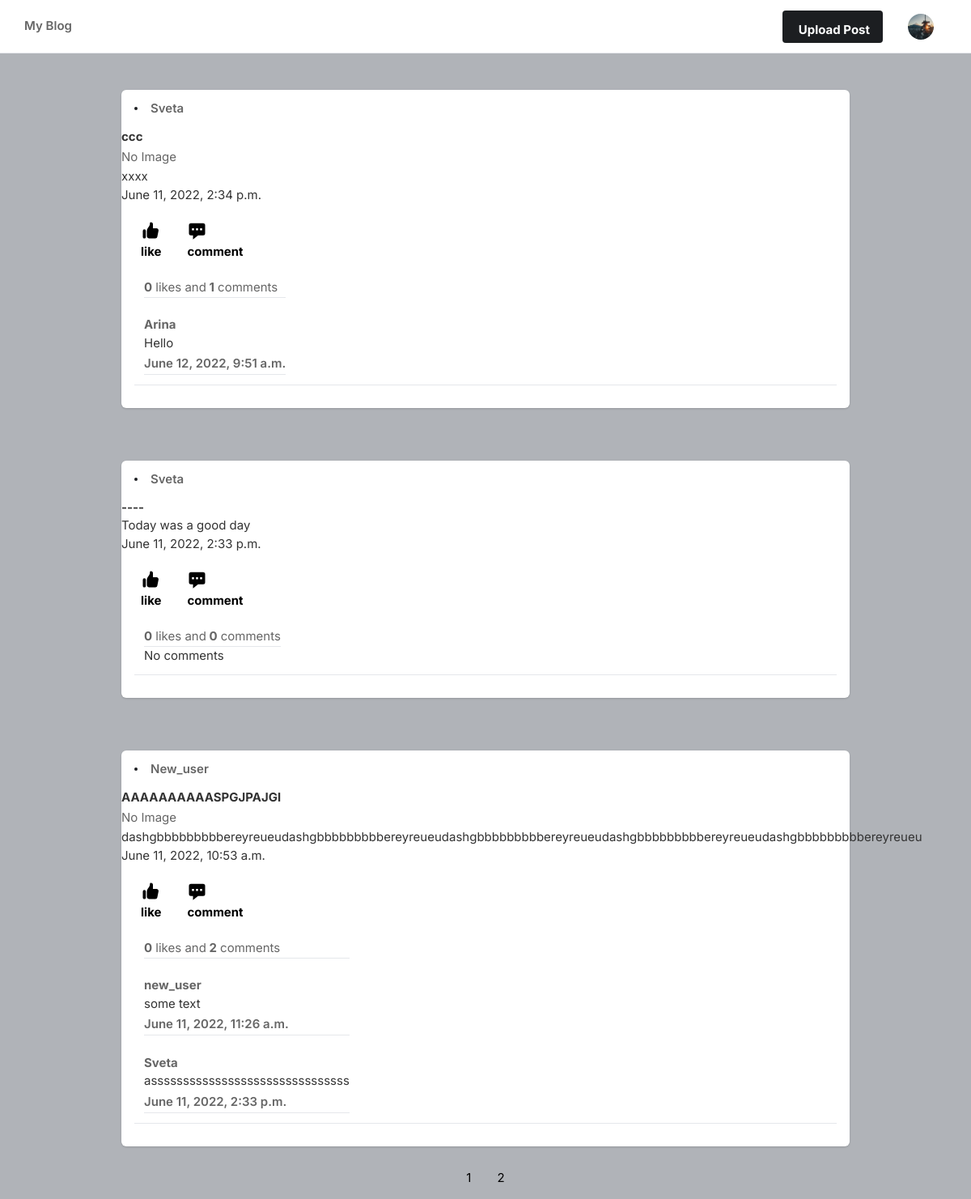
The app's page /main/ (signed in), older data.
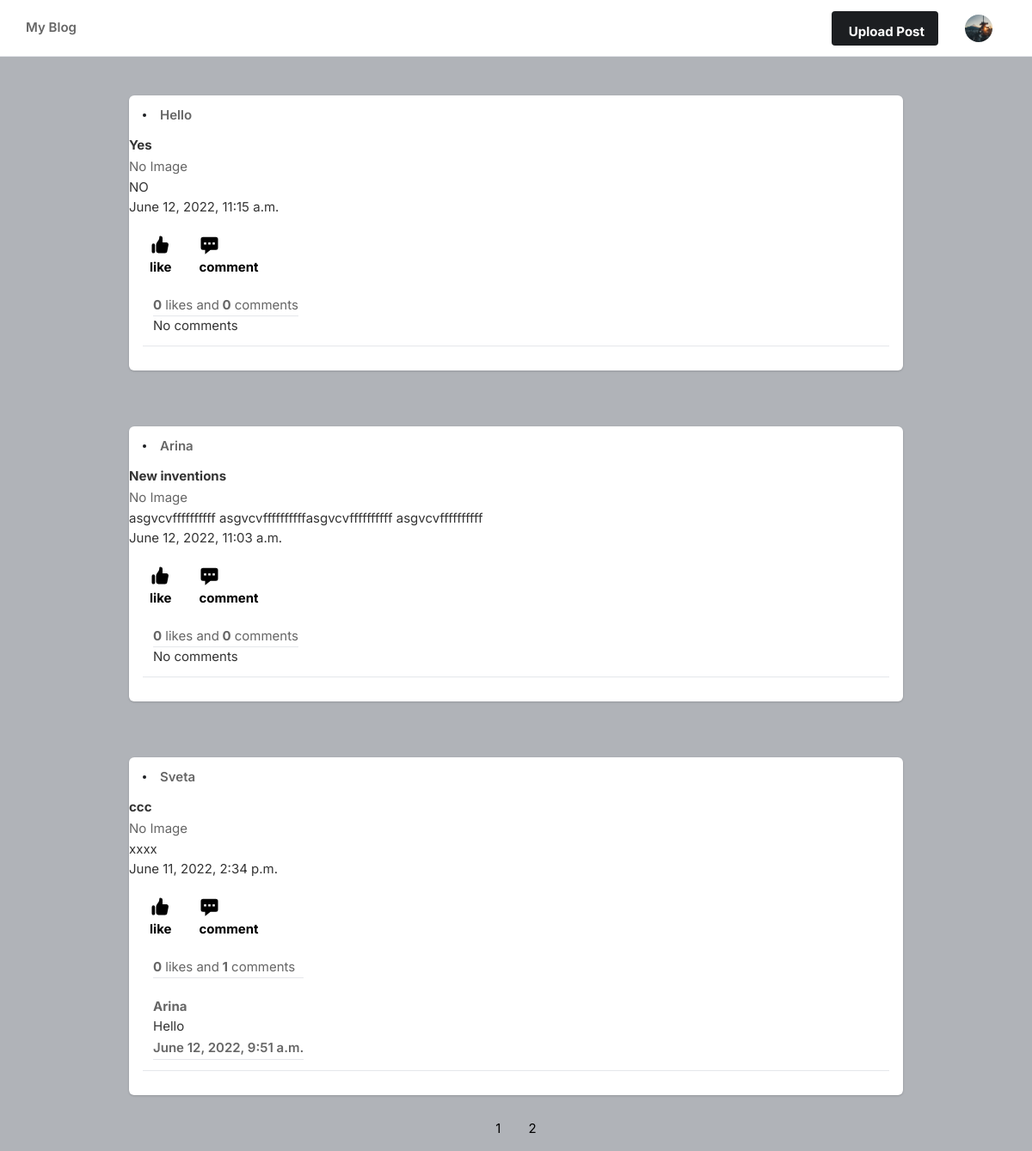
The same page, newer data.
### mainapp/models.py (models this page shows, shortened)
class Profile(models.Model):
    firstname = models.CharField(max_length=255)
    lastname = models.CharField(max_length=255)
    profile_picture = models.ImageField(upload_to='images/',
                                        null=True, blank=True)
    location = models.CharField(
        max_length=255, default='-', null=True, blank=True)
    bio = models.CharField(max_length=255, default='-', null=True, blank=True)
    user = models.ForeignKey(user, on_delete=models.CASCADE)

class Post(models.Model):
    title = models.CharField(max_length=255)
    text = models.TextField()
    image = models.ImageField(upload_to='images/',
                              null=True, blank=True)
    created_at = models.DateTimeField(auto_now_add=True)
    number_of_likes = models.IntegerField(default=0, null=True, blank=True)
    author = models.ForeignKey(
        user, on_delete=models.DO_NOTHING)

class Comment(models.Model):
    post = models.ForeignKey(Post, on_delete=models.CASCADE,
                             related_name='comments', default=0, null=True, blank=True)
    text = models.TextField()
    commented_at = models.DateTimeField(auto_now_add=True)
    author = models.ForeignKey(user, on_delete=models.DO_NOTHING)

### mainapp/views.py (the view)
# urls.py: path('main/', MainView.as_view(), name='main'),
class MainView(LoginRequiredMixin, ListView):
    template_name = 'main.html'
    login_url = '/login/'
    queryset = Post.objects.all()
    context_object_name = 'posts'
    paginate_by = 3
    ordering = ['-created_at']
    def get_context_data(self, **kwargs):
        context = super().get_context_data(**kwargs)
        context['user_image'] = Profile.objects.get(user=self.request.user)
        return context

### templates/main.html (shortened to what this page needs)
{% load static %}
<!DOCTYPE html>
<html lang="en">
<head>
    <link rel="stylesheet" href="{% static 'assets/css/icons.css' %}">
    <link rel="stylesheet" href="{% static 'assets/css/uikit.css' %}">
    <link rel="stylesheet" href="{% static 'assets/css/style.css' %}">
    <link rel="stylesheet" href="{% static 'assets/css/tailwind.css' %}">
</head>
<body>
            <header>
                <div class="header_inner">
                    <div class="left-side">
                         <div class="header_search">
                             <span class="block capitalize font-semibold ">My Blog</span>
                            <div class="icon-search">
                            </div>
                        </div>
                    </div>
                    <div class="right-side lg:pr-4">
                        <a href="/create_post/"
                            class="bg-pink-500 flex font-bold hidden hover:bg-pink-600 hover:text-white inline-block items-center lg:block max-h-10 mr-4 px-4 py-2 rounded shado text-white">
                              Upload Post
                    </a>
                        {% if user_image.profile_picture %}
                        <img
                          src="{{user_image.profile_picture.url}}"
                          class="header-avatar"
                          alt="">
                        {% else %}
                        <img
                          src="{% static 'images/blank-profile-picture.png' %}"
                          class="header-avatar"
                          alt="">
                        {% endif %}
                    </div>
                </div>
            </header>
            {% for p in posts %}
            <div class="container m-auto">
                    <div class="space-y-5 flex-shrink-5 lg:w-7/20">
                        <div class="bg-white shadow rounded-md  -mx-2 lg:mx-0">
                            <div class="flex justify-between items-center px-4 py-3">
                                <div class="flex flex-1 items-center space-x-4">
                                        <div class="bg-gradient-to-tr from-yellow-600 to-pink-600 p-0.5 rounded-full">
                                        </div>
                                    <a href="/profile?user_pk={{p.author.pk}}"
                                    <span class="block capitalize font-semibold "> {{p.author}} </span>
                                </a>
                                </div>
                            </div>
                            <div uk-lightbox>
                                <h2><strong>{{p.title}}</strong></h2>
                                {% if p.image %}
                                <p img src="{{p.image.url}}"></p>
                                {% else %}
                                <p>No Image</p>
                                {% endif %}
                                <h1>{{p.text}}</h1>
                                <h1>{{p.created_at}}</h1>
                            </div>
                            <div class="py-3 px-4 space-y-3">
                                <div class="flex space-x-4 lg:font-bold">
                                    <a href="/like_post?post_id={{p.pk}}" class="flex items-center space-x-2">
                                        <div class="p-2 rounded-full text-black">
                                            <p>like</p>
                                        </div>
                                    </a>
                                    <a href="/comment/?post_id={{p.pk}}" class="flex items-center space-x-2">
                                        <div class="p-2 rounded-full text-black">
                                            <svg xmlns="http://www.w3.org/2000/svg" viewBox="0 0 20 20" fill="currentColor" width="25" height="25" class="">
                                                <path fill-rule="evenodd" d="M18 5v8a2 2 0 01-2 2h-5l-5 4v-4H4a2 2 0 01-2-2V5a2 2 0 012-2h12a2 2 0 012 2zM7 8H5v2h2V8zm2 0h2v2H9V8zm6 0h-2v2h2V8z" clip-rule="evenodd" />
                                            </svg>
                                            <p>comment</p>
                                        </div>
                                    </a>
                                </div>
                                <div class="flex items-center space-x-3">
                                    <div class="">
                                         <strong>{{p.number_of_likes}}</strong> likes and<strong>
                                             {{p.comments.count}}</strong> comments
                                             <hr>
                                             {% if not p.comments.all %}
                                             <h2>No comments</h2>
                                             {% else %}
                                             {% for comment in p.comments.all %}
                                             <br>
                                             <strong>{{comment.author}}</strong>
                                             <br>
                                             <h2>{{comment.text}}</h2>
                                             <p class="font-semibold">{{comment.commented_at}}</p>
                                             <hr>
                                             {% endfor %}
                                             {% endif %}
                                            </div>
                                        </div>
                                        <div class="border-t pt-4 space-y-4 ">
                                        </div>
                                    </div>
                                </div>
                                {% endfor %}
                <div class="center">
                    <div class="pagination">
                        <ul>
                            {% for p in paginator.page_range %}
                            <a href="?page={{ p }}">{{ p }}</a>
                            {% endfor %}
                        </ul>
                    </div>
                </div>
</body>
</html>

### static/assets/css/style.css (style rules this page uses)
body { background-color: #B0B3B8!important; }
::placeholder { color: #808080; opacity: 1; }
a { color: #be185d; -webkit-transition: 0.3s; transition: 0.3s; outline: none !important; }
img { max-width: 100%; }
body { color: #666; font-size: 15px; line-height: 27px; background-color: #f0f2f5; font-family: "Inter", sans-serif; text-transform: none; }
body p { font-size: 15px; line-height: 27px; }
h1, h2, h3, h4, h5, h6 { font-family: "Inter", sans-serif; text-transform: none; }
h1, h2, h3, h4, h5, h6 { color: #333; font-weight: 500; margin: 0; padding: 0; }
h1 { font-size: 32px; }
h2 { font-size: 26px; }
b, strong { font-weight: 700 !important; }
@media (min-width: 1024px) { .container { max-width: 900px !important; padding-top: 45px; } }
header { background-color: #fff; left: 0; right: 0; top: 0; z-index: 99; height: 66px; display: -webkit-box; display: -ms-flexbox; display: flex; -webkit-box-align: center; -ms-flex-align: center; align-items: center; border-bottom: 1px solid #e5e7eb; }
header .header_inner { display: -webkit-box; display: -ms-flexbox; display: flex; -webkit-box-align: center; -ms-flex-align: center; align-items: center; max-width: 1090px; margin: auto; width: 100%; max-width: 100% !important; padding: 0 30px; }
header .header_inner .left-side { display: -webkit-box; display: -ms-flexbox; display: flex; -webkit-box-align: center; -ms-flex-align: center; align-items: center; }
header .header_inner .left-side .header_search { position: relative; }
header .header_inner .left-side .header_search .icon-search { width: 2.5rem; position: absolute; top: 0; left: 0; margin-left: -.75rem; height: 100%; display: -webkit-box; display: -ms-flexbox; display: flex; -webkit-box-pack: center; -ms-flex-pack: center; justify-content: center; -webkit-box-align: center; -ms-flex-align: center; align-items: center; }
header .header_inner .right-side { display: -webkit-box; display: -ms-flexbox; display: flex; -webkit-box-align: center; -ms-flex-align: center; align-items: center; -webkit-box-pack: end; -ms-flex-pack: end; justify-content: flex-end; margin-left: auto; }
header .header_inner .right-side .header-avatar { width: 32px; height: 32px; border-radius: 100%; margin-left: 15px; }

### templates/main.html (style rules this page uses)
.center { text-align: center; }
.pagination { display: inline-block; }
.pagination a { color: black; float: left; padding: 8px 16px; text-decoration: none; transition: background-color .3s; }

Row changes from the older to the newer data that the page shows:
no longer on this page (row edited): Post: author "Sveta", title "----", text "Today was a good day", created_at "June 11, 2022, 2:33 p.m.", number_of_likes "0", comments.count "0", shows "No comments"
no longer on this page (row unchanged): Post: author "New_user", title "AAAAAAAAAASPGJPAJGI", image "No Image", text "dashgbbbbbbbbbereyreueudashgbbbbbbbbbereyreueudashgbbbbbbbbbereyreueudashgbbbbbbbbbereyreueudashgbbbbbbbbbereyreueu", created_at "June 11, 2022, 10:53 a.m.", number_of_likes "0", comments.count "2"
no longer on this page (row unchanged): Comment: author "new_user", text "some text", commented_at "June 11, 2022, 11:26 a.m.", shown under "New_user"
no longer on this page (row unchanged): Comment: author "Sveta", text "asssssssssssssssssssssssssssssss", commented_at "June 11, 2022, 2:33 p.m.", shown under "New_user"
added Post: author "Hello", title "Yes", image "No Image", text "NO", created_at "June 12, 2022, 11:15 a.m.", number_of_likes "0", comments.count "0", shows "No comments"
added Post: author "Arina", title "New inventions", image "No Image", text "asgvcvffffffffff asgvcvffffffffffasgvcvffffffffff asgvcvffffffffff", created_at "June 12, 2022, 11:03 a.m.", number_of_likes "0", comments.count "0", shows "No comments"
